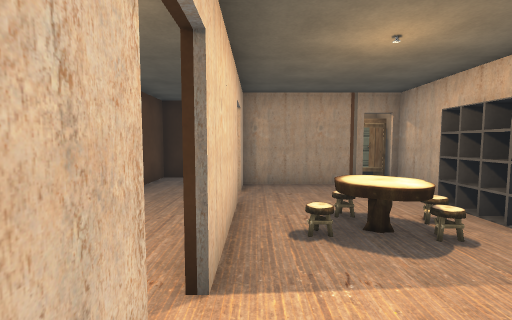
view 1 (above)

16 first-person views from a walk through a 3-D level made in the Unity game engine. The camera is 1.3 m above the floor, tilts 4° down and sees 90° across. Doors are open. The floor is counted in squares, 1 m on a side. Each view is taken from the middle of a square. On the plan, view 1 faces up. The plan holds only what a view shows up to about 13 squares ahead; the rest is blank. The place goes on beyond the plan. The player is left out. Some animated figures are left out. Some surface patterns are stand-ins.

view 2
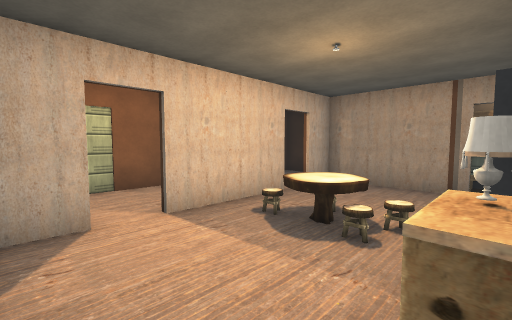

view 3
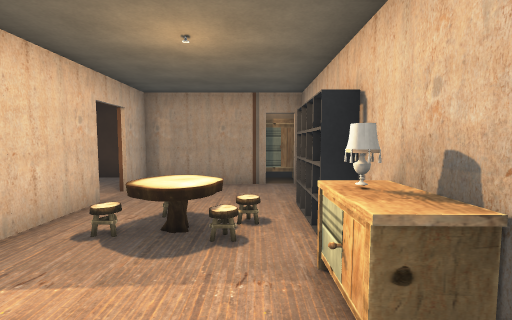

view 4
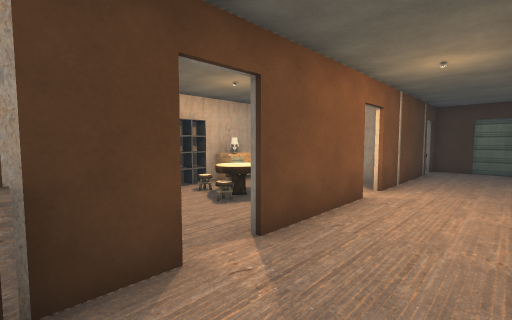

view 5
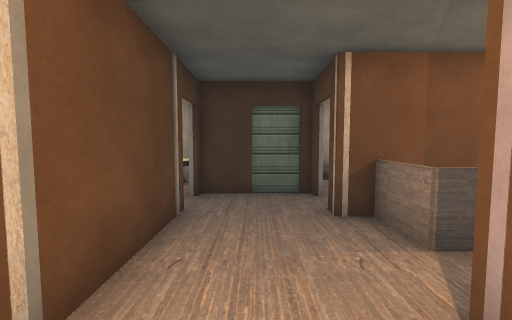

view 6
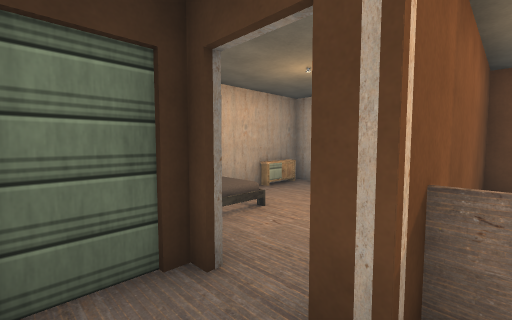

view 7
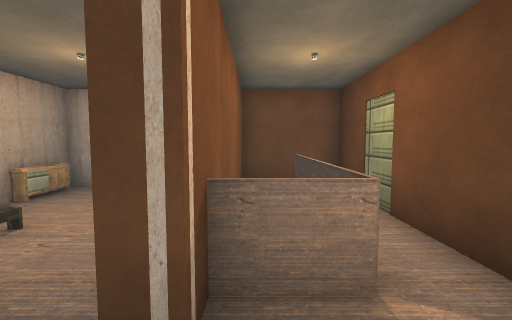

view 8
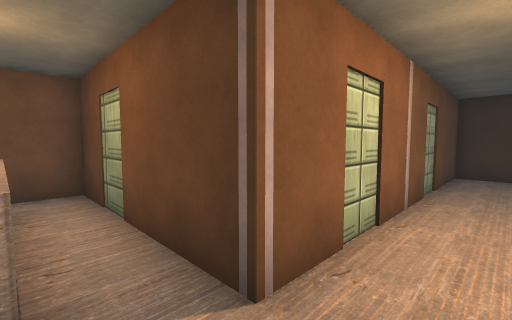

view 9
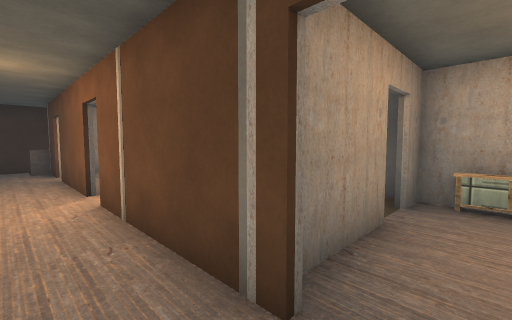

view 10
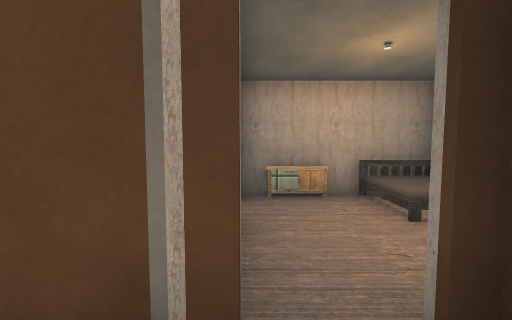

view 11
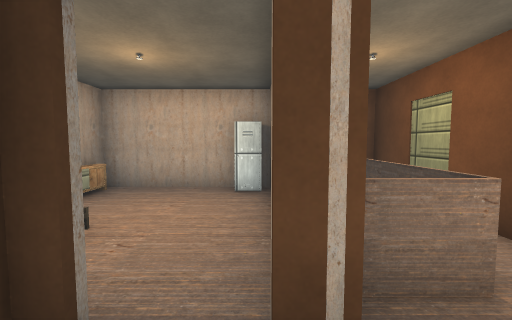

view 12
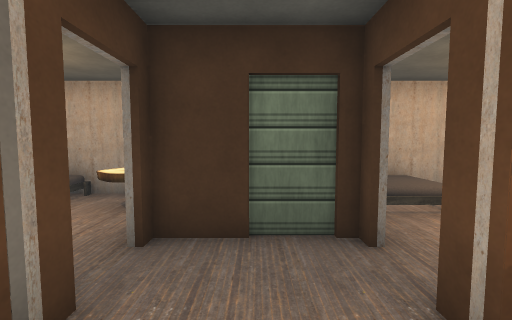

view 13
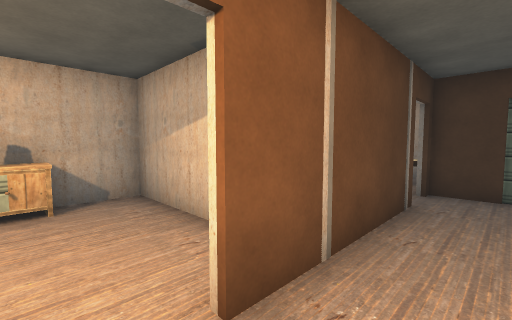

view 14
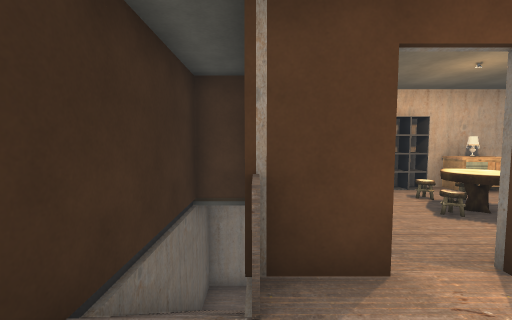

view 15
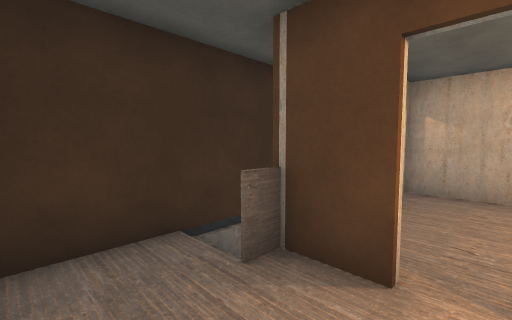

view 16
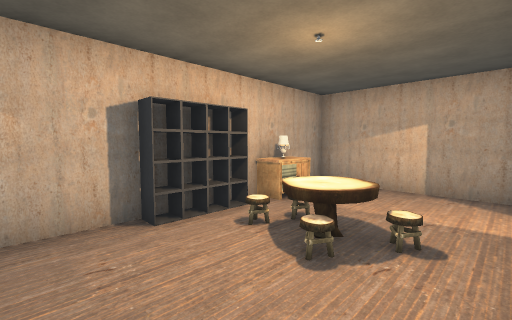

### Floor plan
Key: @ floor where view 1 was taken; # wall or solid block; . main floor; - floor 3 m lower than the main floor; / step, stairs or slope; D open door; = window, fence, low wall or low ledge; ^ raised ledge; O other object.
Columns run from 10 left of view 1 to 5 right of it. Each row starts with its distance up from view 1.
 10        ########
  9       #../////-
  8        ..O###DD
  7        ..#.....#
  6       #..DD....#
  5        ..#....#
  4        ..#.=OO#
  3       #..#.##.#
  2       #..DD...^
  1       #..DD...=
  0  ######..#@....
 -1 #........######
 -2 #.O## O..##   #
 -3 #D/////..###  #
 -4  O####DD.DD##D#
 -5  #....DD.DD...#
 -6  #....###  ...#
 -7  #...O    OO.OO
 -8  #####    #O###

Where each view was taken, in squares from view 1:
view 1: 0 up, 0 right, facing up
view 2: 0 up, 4 right, facing up-left
view 3: 0 up, 3 right, facing up
view 4: 8 up, 3 left, facing down-right
view 5: 1 up, 2 left, facing down
view 6: 3 down, 2 left, facing down-left
view 7: 3 down, 2 left, facing left
view 8: 2 down, 2 left, facing up-left
view 9: 5 down, 2 left, facing up-right
view 10: 4 down, 2 left, facing right
view 11: 4 down, 2 left, facing left
view 12: 2 down, 2 left, facing down
view 13: 2 up, 2 left, facing down-right
view 14: 8 up, 3 left, facing right
view 15: 6 up, 3 left, facing up-right
view 16: 7 up, 0 right, facing down-right
